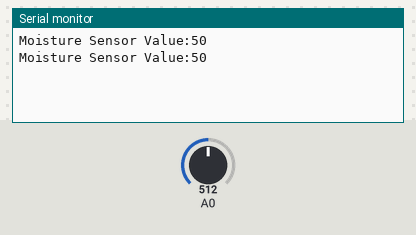
A sketch run on a simulated Arduino Uno, built with avr-gcc and run on an emulated ATmega328P. Parts: the last lines printed to the serial monitor. Inputs (shaded band) come from the test bench; at power-on: A0 = 512.

Above: at 1.8 s.
1.9 s: A0 set to 716
At 2.8 s:
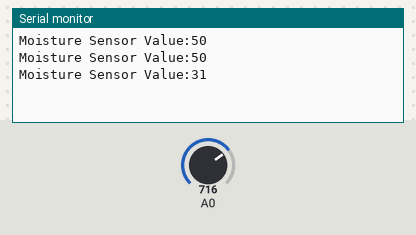
3.4 s: A0 set to 900
At 4.5 s:
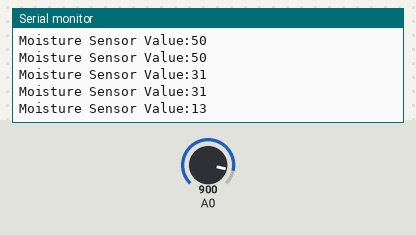
Timing chart, 0 to 6.4 s (numbered marks = the images above; inputs shaded):
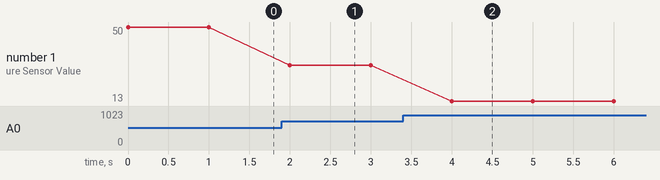

The sketch:

Senzor_sol-exemplu.ino
```cpp
void setup() {

  // Initiem interfata serial
  Serial.begin(9600);

}

// Declaram o variabila "hum" (humidity)
int hum = 0;

// Declaram o variabila "val"
int val = 0;

void loop() {

  // Afisam in consola serial mesajul "Moisture Sensor Value:"
  Serial.print("Moisture Sensor Value:");

  // Schimbam scala valorilor citite de senzor, din 0 - 1024 in 0 - 100
  hum = map(analogRead(0), 0, 1024, 0, 100);

  // Afisam valoarea citita de catre senzor in consola serial
  Serial.println(100 - hum);

  // atribuim variabilei "val", rezultatul scaderii
  val = 100 - hum;

  if (val < 20) {
    // Planta are nevoie de apa
    // se va uda timp de 3.5 secunde
  }

  if ((val > 30) && (val < 70) ) {
    // Planta mai vrea putina apa
    // se va uda timp de 1.5 secunde
  }

  if (val > 80) {
    // Planta nu mai are nevoie de apa
  }


  delay(1000);

}
```

Measured:
- after the input at 1.9 s, the serial monitor: prints a new line after 0.10 s (image 1)
- after the input at 3.4 s, the serial monitor: prints a new line after 0.60 s (image 2)
- plotted number 1: 50 → 31 after the input at 1.9 s, 31 → 13 after the input at 3.4 s
